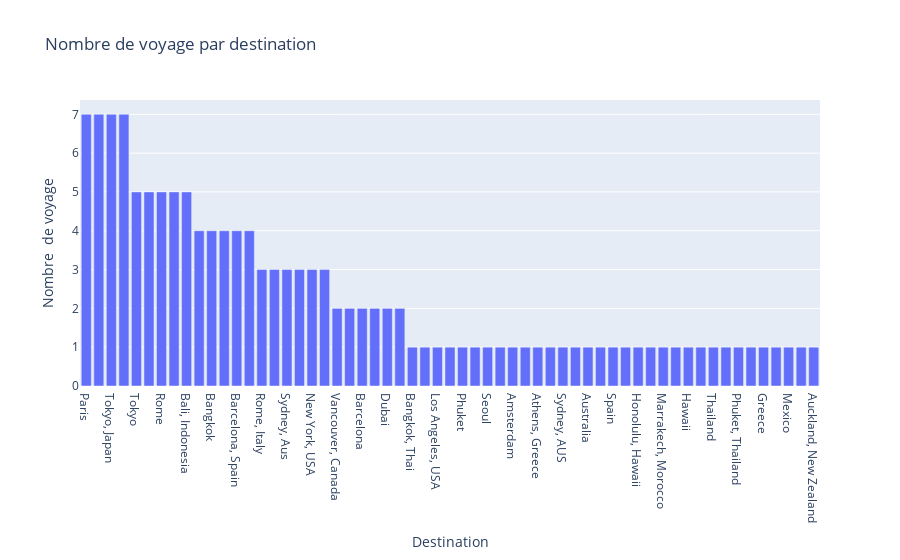

Source (notebook cell):
### Markdown cell above
#Visulisation

### Code cell
from plotly.offline import init_notebook_mode, iplot
init_notebook_mode(connected=True)

# Comptez le nombre de voyages par destination
trips_per_destination = df['Destination'].value_counts()

#  graphique à barres
fig = px.bar(x=trips_per_destination.index, y=trips_per_destination.values,
             labels={'x': 'Destination', 'y': 'Nombre  de voyage'},
             title='Nombre de voyage par destination')
fig.show()

### Figure 1 — Plotly figure (JSON) as saved in the notebook; plotly's stock layout.template omitted (floating-point values rounded to 4 significant figures)
{"data": [{"alignmentgroup": "True", "hovertemplate": "Destination=%{x}<br>Nombre  de voyage=%{y}<extra></extra>", "legendgroup": "", "marker": {"color": "#636efa", "pattern": {"shape": ""}}, "name": "", "offsetgroup": "", "orientation": "v", "showlegend": false, "textposition": "auto", "type": "bar", "x": ["Paris", "Bali", "Tokyo, Japan", "Paris, France", "Tokyo", "Sydney", "Rome", "New York", "Bali, Indonesia", "Rio de Janeiro, Brazil", "Bangkok", "Cancun, Mexico", "Barcelona, Spain", "London", "Rome, Italy", "Bangkok, Thailand", "Sydney, Aus", "London, UK", "New York, USA", "Sydney, Australia", "Vancouver, Canada", "New York City, USA", "Barcelona", "Cape Town", "Dubai", "Amsterdam, Netherlands", "Bangkok, Thai", "Seoul, South Korea", "Los Angeles, USA", "Cape Town, SA", "Phuket", "Santorini", "Seoul", "Rio de Janeiro", "Amsterdam", "Cape Town, South Africa", "Athens, Greece", "Phnom Penh", "Sydney, AUS", "Phuket, Thai", "Australia", "Canada", "Spain", "Dubai, United Arab Emirates", "Honolulu, Hawaii", "Berlin, Germany", "Marrakech, Morocco", "Edinburgh, Scotland", "Hawaii", "Japan", "Thailand", "France", "Phuket, Thailand", "Brazil", "Greece", "Egypt", "Mexico", "Italy", "Auckland, New Zealand"], "xaxis": "x", "y": [7, 7, 7, 7, 5, 5, 5, 5, 5, 4, 4, 4, 4, 4, 3, 3, 3, 3, 3, 3, 2, 2, 2, 2, 2, 2, 1, 1, 1, 1, 1, 1, 1, 1, 1, 1, 1, 1, 1, 1, 1, 1, 1, 1, 1, 1, 1, 1, 1, 1, 1, 1, 1, 1, 1, 1, 1, 1, 1], "yaxis": "y"}], "layout": {"barmode": "relative", "legend": {"tracegroupgap": 0}, "title": {"text": "Nombre de voyage par destination"}, "xaxis": {"anchor": "y", "domain": [0, 1], "title": {"text": "Destination"}}, "yaxis": {"anchor": "x", "domain": [0, 1], "title": {"text": "Nombre  de voyage"}}}}
